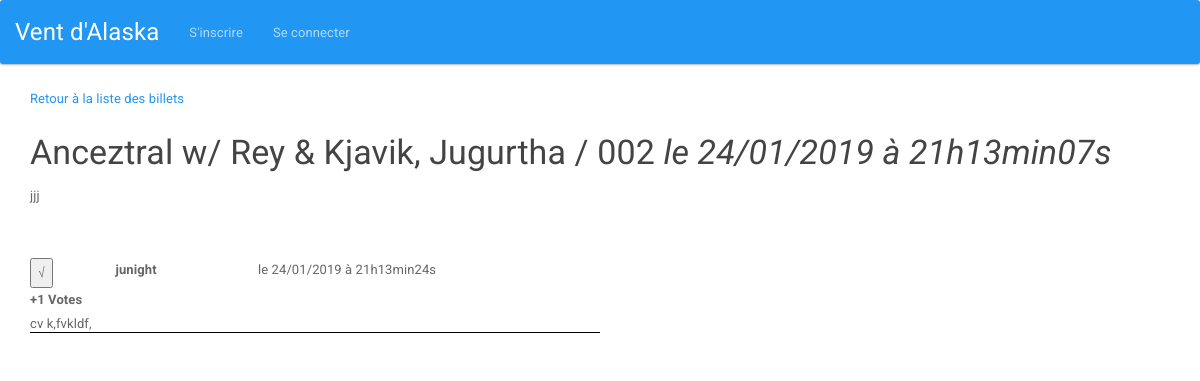
/index.php?action=post&id=27, run on the app's committed database.
### tables this page shows
CREATE TABLE `news` (
  `id` int(11) NOT NULL,
  `title` text NOT NULL,
  `content` varchar(255) NOT NULL,
  `date_creation` datetime NOT NULL
);

CREATE TABLE `comments` (
  `id` int(11) NOT NULL,
  `id_news` int(11) NOT NULL,
  `author` varchar(255) NOT NULL,
  `comment` text NOT NULL,
  `date_comment` datetime NOT NULL,
  `rating_comment` int(11) NOT NULL DEFAULT '0'
);

### models/frontend.php (called while the page is built, shortened)
<?php
    function setBdd()
    {
        $_bdd = new PDO('mysql:dbname=test;host=localhost', 'root', 'root');
        $_bdd->setAttribute(PDO::ATTR_ERRMODE, PDO::ERRMODE_EXCEPTION);
        $_bdd->setAttribute(PDO::ATTR_DEFAULT_FETCH_MODE, PDO::FETCH_OBJ);
        return $_bdd;
    }
    function getPost($postId)
    {
        $_bdd = setBdd();
        $post = $_bdd->prepare('SELECT id, title, content, DATE_FORMAT(date_creation, \'%d/%m/%Y à %Hh%imin%ss\') AS date_creation_fr FROM news WHERE id = ?');
        $post->execute([$postId]);
        return $post;
    }
    function getComments($postId)
    {
        $_bdd = setBdd();
        $comments = $_bdd->prepare('SELECT id, author, comment, rating_comment, DATE_FORMAT(date_comment, \'%d/%m/%Y à %Hh%imin%ss\') AS date_comment_fr FROM comments WHERE id_news = ? ORDER BY date_comment');
        $comments->execute([$postId]);
        return $comments;
    }

### controller/frontend/frontend.php (called while the page is built, shortened)
<?php
require './models/frontend.php';
function _post()
{
    $post = getPost($_GET['id']);
    $comments = getComments($_GET['id']);
    require './views/frontend/postView.php';
}

### views/frontend/postView.php (the view, shortened to what this page needs)
<?php
while ($data = $post->fetch()) {
    ?>
    <p><a href="index.php?action=listPosts">Retour à la liste des billets</a></p>
    <div class="news">
        <h3>
            <?=$data->title;?>
            <em>le <?=$data->date_creation_fr;?></em>
        </h3>
        <p>
            <?=
    nl2br($data->content);
    ?>
        <br/>
        </p>
    </div>
    <?php
}
while ($data = $comments->fetch()) {
    ?>
    <div class="comment">
        <div class="comment-heading">
            <form action="index.php?action=rateComment&commentId=<?=$data->id;?>&postId=<?=$_GET['id'];?>" method="POST">
                    <input type="submit" id=commentButton name="commentButton"  value=&radic;  >
            </form>
                <strong>
                    <?=htmlspecialchars($data->author);?>
                </strong>
                le <?=$data->date_comment_fr;?>
               <strong>+<?=$data->rating_comment?> Votes</strong>
    </div>
        <?=nl2br(htmlspecialchars($data->comment));?>
    </div>
    <?php
}
?>
<?php require 'template.php';?>

### public/css/main.css (style rules this page uses)
.news { margin-top: 10px; margin-bottom: 10px; }
.comment { width: 50%; height: 75px; border-bottom: 1px solid black; margin-bottom: 20px; }
.comment-heading { display: grid; grid-template-columns: 15% 25% 50%; }

### data on the page
news: title "Anceztral w/ Rey & Kjavik, Jugurtha / 002", date_creation_fr "24/01/2019 à 21h13min07s", content "jjj"
comments: author "junight", date_comment_fr "24/01/2019 à 21h13min24s", rating_comment "1", comment "cv k,fvkldf,"
